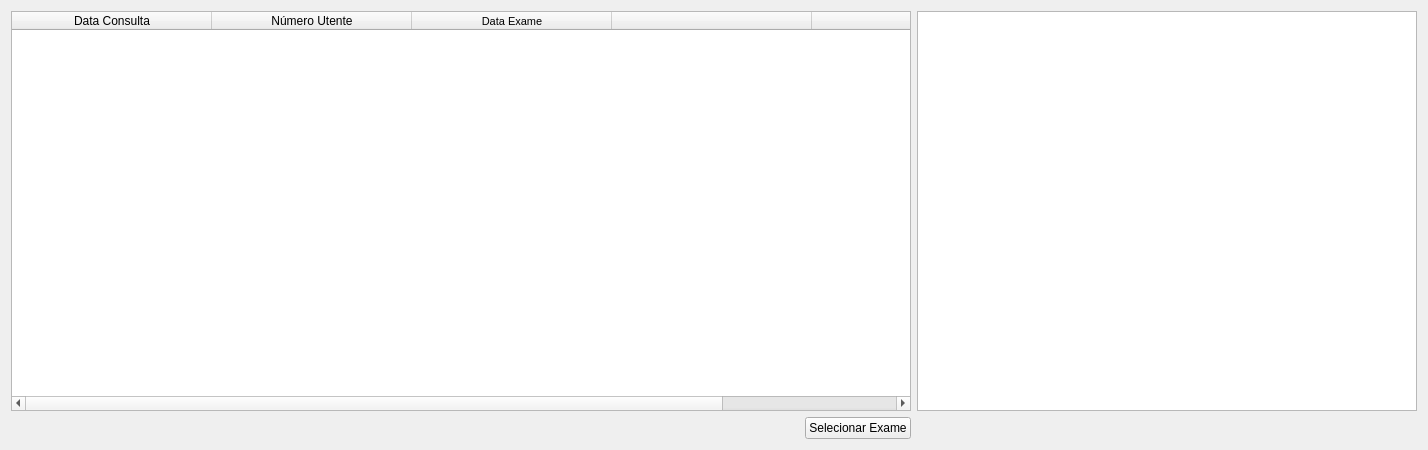
          <widget class="QWidget" name="tab_3">
           <attribute name="title">
            <string>Histórico Exames</string>
           </attribute>
           <layout class="QGridLayout" name="gridLayout_68">
            <item row="0" column="0">
             <widget class="QTableWidget" name="exameHistory">
              <property name="sizePolicy">
               <sizepolicy hsizetype="Expanding" vsizetype="Expanding">
                <horstretch>0</horstretch>
                <verstretch>0</verstretch>
               </sizepolicy>
              </property>
              <property name="maximumSize">
               <size>
                <width>900</width>
                <height>16777215</height>
               </size>
              </property>
              <property name="sizeAdjustPolicy">
               <enum>QAbstractScrollArea::AdjustToContents</enum>
              </property>
              <property name="editTriggers">
               <set>QAbstractItemView::NoEditTriggers</set>
              </property>
              <property name="selectionBehavior">
               <enum>QAbstractItemView::SelectRows</enum>
              </property>
              <property name="columnCount">
               <number>5</number>
              </property>
              <attribute name="horizontalHeaderCascadingSectionResizes">
               <bool>false</bool>
              </attribute>
              <attribute name="horizontalHeaderDefaultSectionSize">
               <number>200</number>
              </attribute>
              <attribute name="horizontalHeaderMinimumSectionSize">
               <number>120</number>
              </attribute>
              <attribute name="horizontalHeaderStretchLastSection">
               <bool>true</bool>
              </attribute>
              <column>
               <property name="text">
                <string>Data Consulta</string>
               </property>
              </column>
              <column>
               <property name="text">
                <string>Número Utente</string>
               </property>
              </column>
              <column>
               <property name="text">
                <string>Data Exame</string>
               </property>
               <property name="font">
                <font>
                 <pointsize>8</pointsize>
                 <kerning>true</kerning>
                </font>
               </property>
              </column>
              <column>
               <property name="text">
                <string/>
               </property>
              </column>
              <column>
               <property name="text">
                <string/>
               </property>
              </column>
             </widget>
            </item>
            <item row="0" column="1">
             <widget class="QGraphicsView" name="graphicsExamView">
              <property name="minimumSize">
               <size>
                <width>500</width>
                <height>400</height>
               </size>
              </property>
              <property name="maximumSize">
               <size>
                <width>16777215</width>
                <height>16777215</height>
               </size>
              </property>
             </widget>
            </item>
            <item row="1" column="0">
             <layout class="QGridLayout" name="gridLayout_69">
              <item row="0" column="0" alignment="Qt::AlignRight">
               <widget class="QPushButton" name="openExame">
                <property name="maximumSize">
                 <size>
                  <width>200</width>
                  <height>16777215</height>
                 </size>
                </property>
                <property name="text">
                 <string>Selecionar Exame</string>
                </property>
               </widget>
              </item>
             </layout>
            </item>
           </layout>
          </widget>
